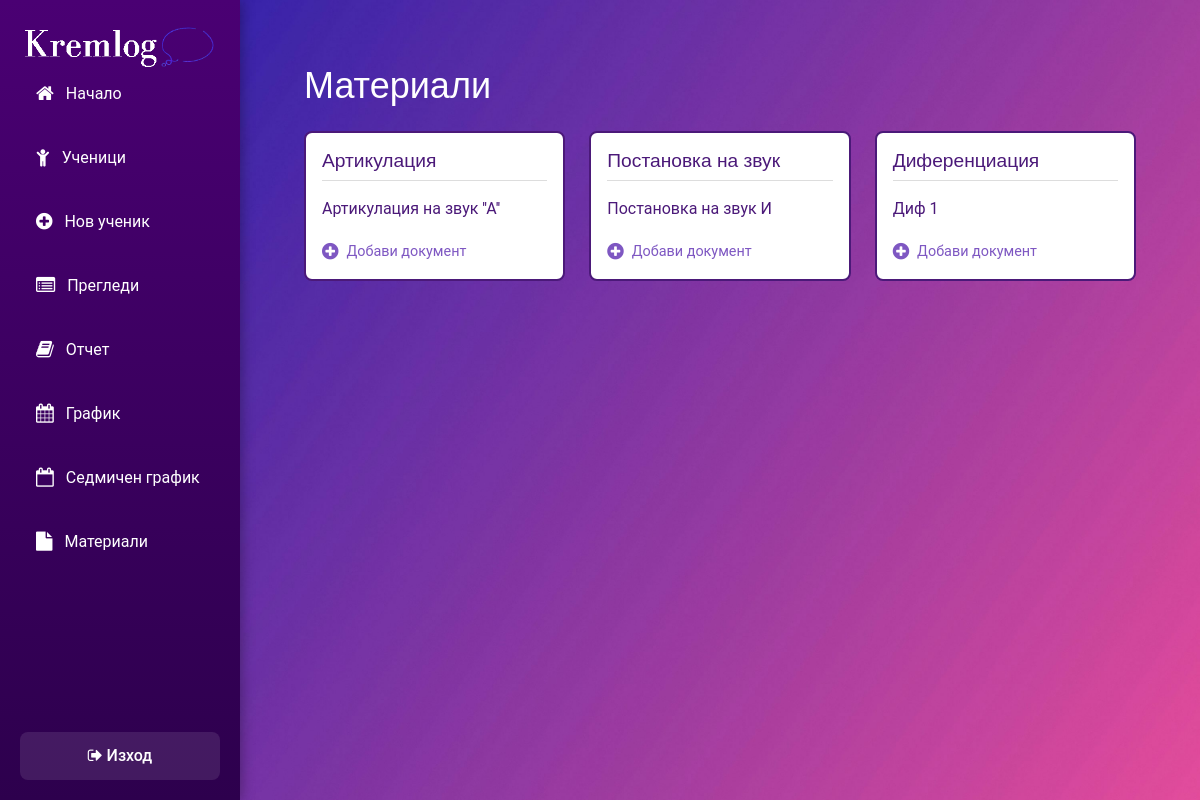
The app's page /logoped/materials.php (signed in) with its own data.
### tables this page shows
CREATE TABLE `materials` (
  `id` int(10) UNSIGNED NOT NULL,
  `category` enum('articulation','placement','differentiation') NOT NULL,
  `title` varchar(255) NOT NULL,
  `filepath` varchar(255) NOT NULL,
  `created_at` timestamp NOT NULL DEFAULT current_timestamp()
);

### logoped/materials.php (the view, shortened to what this page needs)
<?php
include('../includes/dbconnection.php');
$labels = [
  'articulation'      => 'Артикулация',
  'placement'         => 'Постановка на звук',
  'differentiation'   => 'Диференциация'
];
$materials = [];
foreach (array_keys($labels) as $key) {
    $stmt = $dbh->prepare("SELECT * FROM materials WHERE category=:cat ORDER BY created_at DESC");
    $stmt->execute([':cat'=>$key]);
    $materials[$key] = $stmt->fetchAll(PDO::FETCH_ASSOC);
}
?>
<!DOCTYPE html>
<html lang="bg">
<head>
  <link rel="stylesheet" href="../css/bootstrap.min.css">
  <link rel="stylesheet" href="../css/style.css">
  <link rel="stylesheet" href="https://cdnjs.cloudflare.com/ajax/libs/font-awesome/4.7.0/css/font-awesome.min.css">
</head>
<body>
  <div id="dash-container">
    <?php include __DIR__.'/sidebar.php'; ?>
    <main class="dash-content">
      <div class="mat-container">
        <h2>Материали</h2>
        <div class="mat-grid">
          <?php foreach($materials as $cat=>$items): ?>
            <div class="mat-col">
              <h3 class="mat-col__header"><?= $labels[$cat] ?></h3>
              <ul class="mat-list">
                <?php foreach($items as $m): ?>
                  <li class="mat-list__item">
                    <a class="mat-list__link"
                       href="../uploads/materials/<?= htmlspecialchars($m['filepath']) ?>"
                       target="_blank">
                      <?= htmlspecialchars($m['title']) ?>
                    </a>
                  </li>
                <?php endforeach; ?>
              </ul>
              <details>
                <summary class="mat-add">
                  <i class="fa fa-plus-circle"></i> Добави документ
                </summary>
              </details>
            </div>
          <?php endforeach; ?>
        </div>
      </div>
    </main>
  </div>
</body>
</html>

### records on screen
materials: title "Артикулация на звук ''А''"
materials: title "Постановка на звук И"
materials: title "Диф 1"

### other values on screen
$labels[$cat] "Артикулация"
$labels[$cat] "Постановка на звук"
$labels[$cat] "Диференциация"
